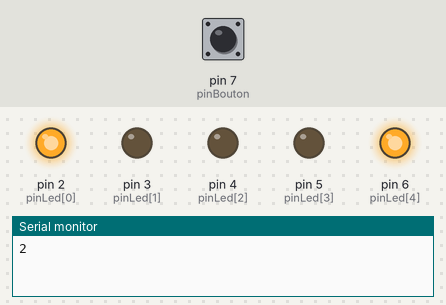
A sketch run on a simulated Arduino Uno, built with avr-gcc and run on an emulated ATmega328P. On the bench: output pins drawn as LEDs (lit = HIGH), the last lines printed to the serial monitor. Inputs (shaded band) come from the test bench; at power-on: pin 7 (pinBouton) HIGH. Random numbers use the default seed unless the sketch sets one.

Above: at 1.2 s.
1.3 s: pin 7 (pinBouton) pulled LOW for 0.15 s
At 1.9 s:
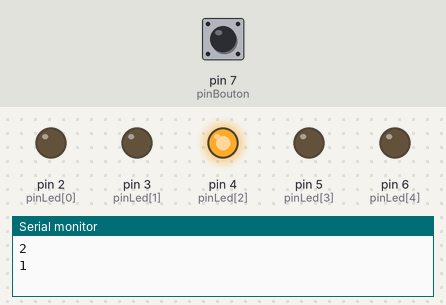
2.9 s: pin 7 (pinBouton) pulled LOW for 1 s
At 4.3 s:
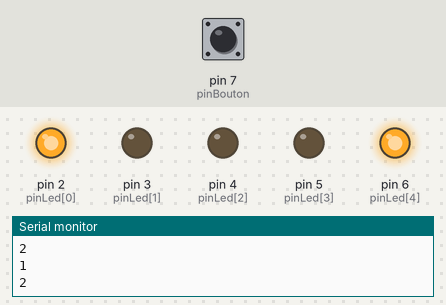
5.4 s: pin 7 (pinBouton) pulled LOW for 0.15 s
At 6.2 s:
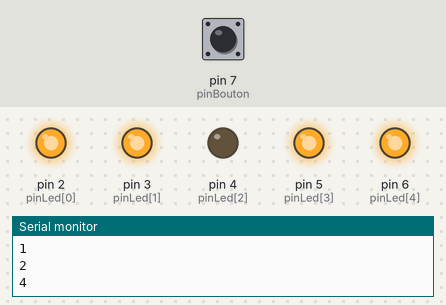
7.0 s: pin 7 (pinBouton) pulled LOW for 3.2 s
At 11.4 s:
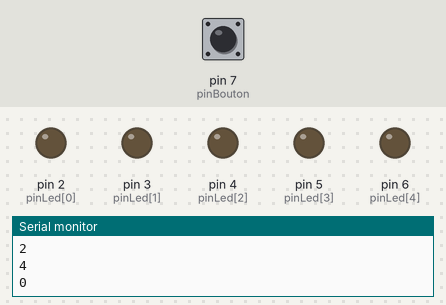
11.7 s: pin 7 (pinBouton) pulsed LOW 5 times (0.12 s each, 0.3 s apart)
At 12.8 s:
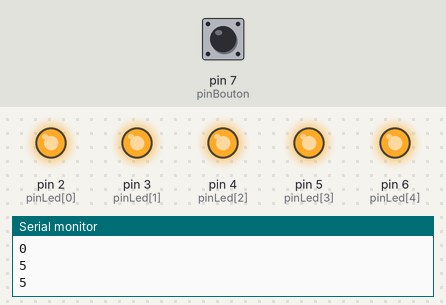
14.7 s: pin 7 (pinBouton) pulsed LOW 2 times (0.12 s each, 0.3 s apart)
At 16.0 s:
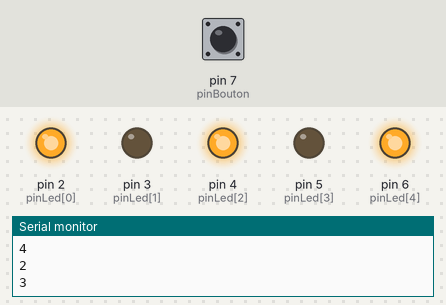
Timing chart, 0 to 17.7 s (numbered marks = the images above; inputs shaded):
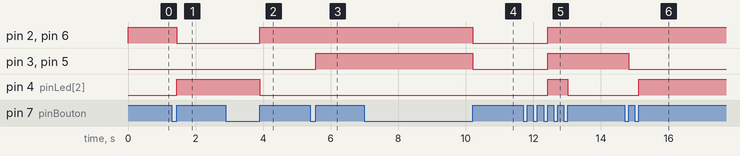

Measured:
- after the input at 1.3 s, pin 2 (pinLed[0]), pin 6 (pinLed[4]): HIGH → LOW after 0.15 s; pin 4 (pinLed[2]): LOW → HIGH after 0.15 s
- after the input at 2.9 s, pin 2 (pinLed[0]), pin 6 (pinLed[4]): LOW → HIGH after 1.0 s; pin 4 (pinLed[2]): HIGH → LOW after 1.0 s
- after the input at 5.4 s, pin 3 (pinLed[1]), pin 5 (pinLed[3]): LOW → HIGH after 0.15 s
- after the input at 7.0 s, pin 2 (pinLed[0]), pin 3 (pinLed[1]), pin 5 (pinLed[3]), pin 6 (pinLed[4]): HIGH → LOW after 3.2 s
- after the input at 11.7 s, pin 2 (pinLed[0]), pin 3 (pinLed[1]), pin 5 (pinLed[3]), pin 6 (pinLed[4]): LOW → HIGH after 0.72 s; pin 4 (pinLed[2]): LOW → HIGH after 0.72 s, → LOW 0.60 s later
- after the input at 14.7 s, pin 3 (pinLed[1]), pin 5 (pinLed[3]): HIGH → LOW after 0.12 s; pin 4 (pinLed[2]): LOW → HIGH after 0.42 s

The sketch:

Projet14.ino
```cpp
int nbalea;
int pinLed[5] = {2,3,4,5,6};
int pinBouton = 7;
int i;
boolean etatBouton;
boolean etat1;

void setup()
{
    Serial.begin(9600);
    randomSeed(analogRead(0));

    for (i = 0; i<=4; i++)
    {
        pinMode(pinLed[i], OUTPUT);
        digitalWrite(pinLed[i], HIGH);
    }

    pinMode (pinBouton, INPUT_PULLUP);
}

void loop()
{
    etatBouton = digitalRead(pinBouton);

    if (etatBouton && !etat1)
    {
        etat1 = 1;
        nbalea = random(6);
        Serial.println(nbalea);

        switch (nbalea)
        {
            case 0 : nombrezero();
                break;

            case 1 : nombreun();
                break;

            case 2 : nombredeux();
                break;

            case 3 : nombretrois();
                break;

            case 4 : nombrequatre();
                break;

            case 5 : nombrecinq();
                break;
        }
    }

    if (!etatBouton && etat1)
        etat1 = 0;
}

void nombrezero()
{
    digitalWrite(pinLed[0], LOW);
    digitalWrite(pinLed[1], LOW);
    digitalWrite(pinLed[2], LOW);
    digitalWrite(pinLed[3], LOW);
    digitalWrite(pinLed[4], LOW);
}

void nombreun()
{
    digitalWrite(pinLed[0], LOW);
    digitalWrite(pinLed[1], LOW);
    digitalWrite(pinLed[2], HIGH);
    digitalWrite(pinLed[3], LOW);
    digitalWrite(pinLed[4], LOW);
}

void nombredeux()
{
    digitalWrite(pinLed[0], HIGH);
    digitalWrite(pinLed[1], LOW);
    digitalWrite(pinLed[2], LOW);
    digitalWrite(pinLed[3], LOW);
    digitalWrite(pinLed[4], HIGH);
}

void nombretrois()
{
    digitalWrite(pinLed[0], HIGH);
    digitalWrite(pinLed[1], LOW);
    digitalWrite(pinLed[2], HIGH);
    digitalWrite(pinLed[3], LOW);
    digitalWrite(pinLed[4], HIGH);
}

void nombrequatre()
{
    digitalWrite(pinLed[0], HIGH);
    digitalWrite(pinLed[1], HIGH);
    digitalWrite(pinLed[2], LOW);
    digitalWrite(pinLed[3], HIGH);
    digitalWrite(pinLed[4], HIGH);
}

void nombrecinq()
{
    digitalWrite(pinLed[0], HIGH);
    digitalWrite(pinLed[1], HIGH);
    digitalWrite(pinLed[2], HIGH);
    digitalWrite(pinLed[3], HIGH);
    digitalWrite(pinLed[4], HIGH);
}
```
